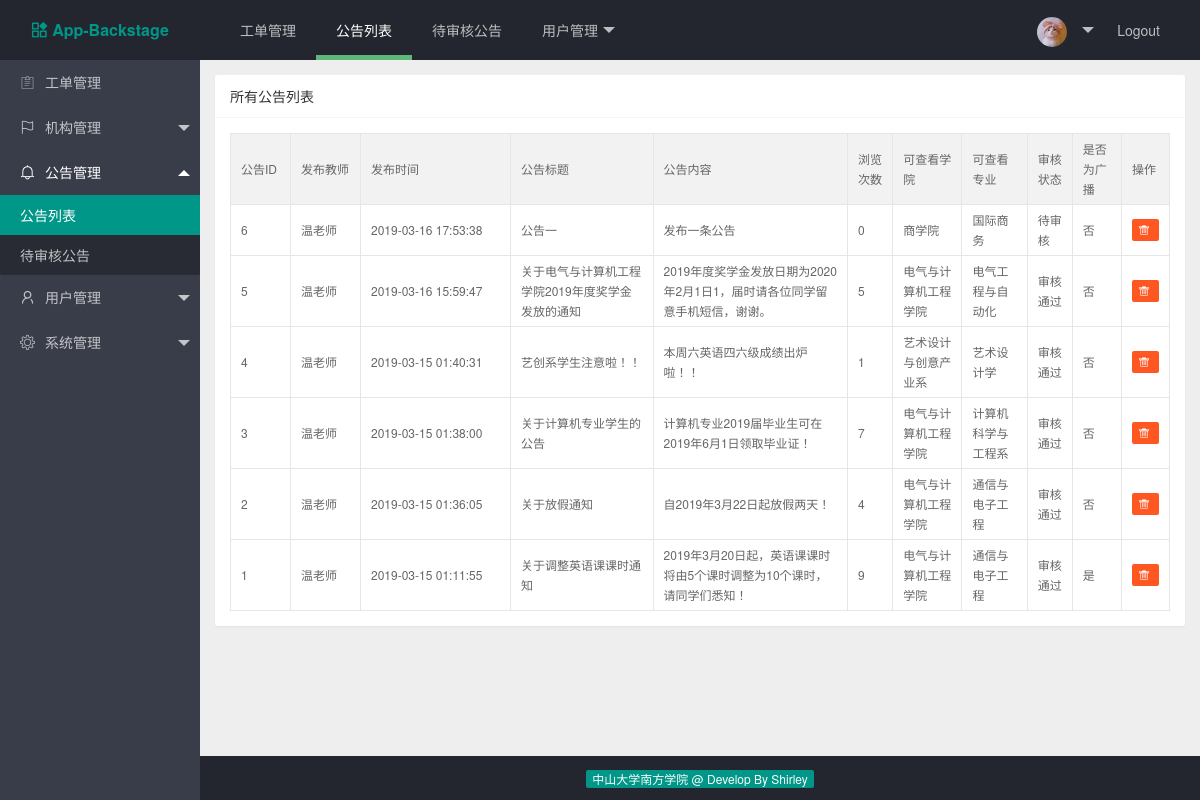
Page /index.php/web/nt_mgt/notice_list on the earlier database version.
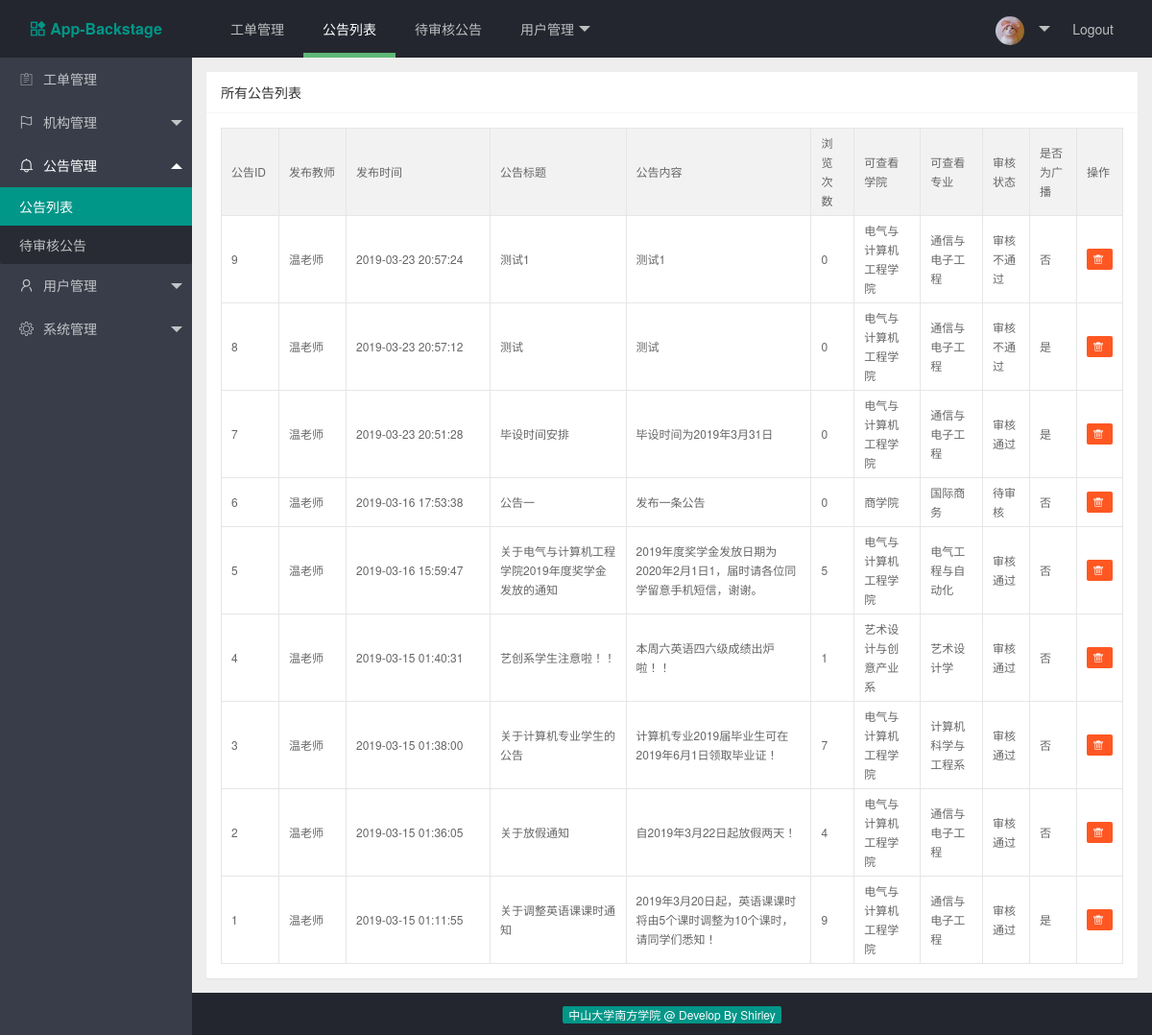
Same page on the later database version.
### tables this page shows
CREATE TABLE IF NOT EXISTS `notice_tb` (
  `notice_id` int(11) NOT NULL AUTO_INCREMENT COMMENT '公告ID',
  `notice_tea_id` int(11) NOT NULL COMMENT '发布公告教师的ID',
  `notice_time` datetime NOT NULL COMMENT '发布公告的时间',
  `notice_title` varchar(200) NOT NULL DEFAULT '0' COMMENT '公告标题',
  `notice_content` text NOT NULL COMMENT '公告内容',
  `notice_read_times` int(11) NOT NULL DEFAULT '0' COMMENT '公告被浏览次数',
  `college_id` int(11) NOT NULL COMMENT '可查看的学院ID',
  `major_id` int(11) NOT NULL COMMENT '可查看的专业ID',
  `notice_pass_review` int(11) NOT NULL COMMENT '是否通过审核',
  `notice_is_all` int(11) DEFAULT NULL COMMENT '是否发送至全校',
  PRIMARY KEY (`notice_id`)
);

CREATE TABLE IF NOT EXISTS `tea_user_tb` (
  `tea_id` bigint(20) NOT NULL AUTO_INCREMENT COMMENT '教师用户ID',
  `role_id` int(11) NOT NULL DEFAULT '0' COMMENT '角色ID',
  `tea_account` varchar(50) NOT NULL DEFAULT '0' COMMENT '工号，为登录账号',
  `tea_password` varchar(50) NOT NULL DEFAULT '0' COMMENT '登录密码',
  `tea_name` varchar(50) NOT NULL DEFAULT '0' COMMENT '教师姓名',
  `tea_spell` varchar(50) NOT NULL DEFAULT '0' COMMENT '姓名拼音',
  `tea_sex` varchar(50) NOT NULL DEFAULT '0' COMMENT '教师性别',
  `college_id` int(11) DEFAULT NULL COMMENT '学院ID',
  `major_id` int(11) DEFAULT NULL COMMENT '专业ID',
  `tea_phone` varchar(50) DEFAULT NULL COMMENT '电话',
  `tea_course` varchar(200) DEFAULT NULL COMMENT '所有教授课程，以逗号分隔',
  `tea_isInstructor` int(2) DEFAULT NULL COMMENT '是否为辅导员',
  PRIMARY KEY (`tea_id`)
);

CREATE TABLE IF NOT EXISTS `college_info_tb` (
  `college_id` int(11) NOT NULL AUTO_INCREMENT COMMENT '学院id',
  `college_name` varchar(200) NOT NULL COMMENT '学院名称',
  `college_icon` varchar(100) NOT NULL COMMENT '学院图标',
  `college_address` varchar(300) NOT NULL COMMENT '学院地址',
  `college_introduction` text NOT NULL COMMENT '学院简介',
  PRIMARY KEY (`college_id`)
);

CREATE TABLE IF NOT EXISTS `major_info_tb` (
  `major_id` int(11) NOT NULL AUTO_INCREMENT COMMENT '专业id',
  `college_id` int(11) NOT NULL COMMENT '所属学院id',
  `major_name` varchar(50) NOT NULL COMMENT '专业名称',
  `major_introduction` varchar(800) NOT NULL COMMENT '专业简介',
  PRIMARY KEY (`major_id`)
);

### application/controllers/web/Notice.php (called while the page is built, shortened)
<?php
class Notice extends CI_Controller {
	public function view($page = 'notice')
	{
		$data['notice_list'] = $this->get_all_notice();
		$this->load->view('common/header');
		$this->load->view('common/navbar');
		$this->load->view('common/sidebar');
		$this->load->view('notice/notice', $data);
		$this->load->view('common/footer');
	}
	public function get_all_notice()
	{
		$this->load->model('web/notice_model');
		$res = $this->notice_model->get_all_notice();
		return $res;
	}
}

### index.php (called while the page is built, shortened)
<?php
require_once BASEPATH.'core/CodeIgniter.php';

### application/models/web/Notice_model.php (called while the page is built, shortened)
<?php
class Notice_model extends CI_Model {
    public static $table_name = 'notice_tb';
    public function get_all_notice()
    {
        $this->db->select('*');
        $this->db->join('college_info_tb','college_info_tb.college_id = notice_tb.college_id');
        $this->db->join('major_info_tb','major_info_tb.major_id = notice_tb.major_id');
        $this->db->join('tea_user_tb','tea_user_tb.tea_id = notice_tb.notice_tea_id');
        $this->db->order_by('notice_time', 'DESC');
        $query_res = $this->db->get(self::$table_name);
        return $query_res->result_array();
    }
}

### application/views/notice/notice.php (the view)
<div class="layui-body layui-bg-gray">
    <div style="padding: 15px;" id="notice_list">
        <div class="layui-card">
            <div class="layui-card-header">
                所有公告列表
            </div>
            <div class="layui-card-body">
                <table class="layui-table" lay-size="sm">
                    <colgroup>
                        <col width="60">
                        <col width="70">
                        <col width="150">
                        <col>
                        <col>
                        <col>
                        <col>
                        <col>
                        <col>
                        <col>
                        <col>
                    </colgroup>
                    <thead>
                        <tr>
                            <th>公告ID</th>
                            <th>发布教师</th>
                            <th>发布时间</th>
                            <th>公告标题</th>
                            <th>公告内容</th>
                            <th>浏览次数</th>
                            <th>可查看学院</th>
                            <th>可查看专业</th>
                            <th>审核状态</th>
                            <th>是否为广播</th>
                            <th>操作</th>
                        </tr>
                    </thead>
                    <tbody>
                        <?php foreach ($notice_list as $notice):?>
                            <tr>
                                <td><?php echo $notice['notice_id'];?></td>
                                <td><?php echo $notice['tea_name'];?></td>
                                <td><?php echo $notice['notice_time'];?></td>
                                <td><?php echo $notice['notice_title'];?></td>
                                <td><?php echo $notice['notice_content'];?></td>
                                <td><?php echo $notice['notice_read_times'];?></td>
                                <td><?php echo $notice['college_name'];?></td>
                                <td><?php echo $notice['major_name'];?></td>
                                <td>
                                    <?php
                                        if ($notice['notice_pass_review'] === '0') {
                                            echo '待审核';
                                        } else if ($notice['notice_pass_review'] === '1') {
                                            echo '审核通过';
                                        } else {
                                            echo '审核不通过';
                                        }
                                    ?>
                                </td>
                                <td><?php echo $notice['notice_is_all'] === '0' ? '否' : '是';?></td>
                                <td>
                                    <a title="点击删除公告" href="<?php echo site_url('web/nt_mgt/delete_notice').'?notice_id='.$notice['notice_id']; ?>"
                                        class="layui-btn layui-btn-danger layui-btn-xs">
                                        <i class="layui-icon">&#xe640;</i>
                                    </a>
                                </td>
                            </tr>
                        <?php endforeach;?>
                    </tbody>
                </table>
            </div>
        </div>
    </div>
</div>

Differences in the rows shown:
added notice_tb: notice_id "9", tea_user_tb.tea_name "温老师", notice_time "2019-03-23 20:57:24", notice_title "测试1", notice_content "测试1", notice_read_times "0", college.college_name "电气与计算机工程学院", major.major_name "通信与电子工程", notice_pass_review "审核不通过", notice_is_all "否"
added notice_tb: notice_id "8", tea_user_tb.tea_name "温老师", notice_time "2019-03-23 20:57:12", notice_title "测试", notice_content "测试", notice_read_times "0", college.college_name "电气与计算机工程学院", major.major_name "通信与电子工程", notice_pass_review "审核不通过", notice_is_all "是"
added notice_tb: notice_id "7", tea_user_tb.tea_name "温老师", notice_time "2019-03-23 20:51:28", notice_title "毕设时间安排", notice_content "毕设时间为2019年3月31日", notice_read_times "0", college.college_name "电气与计算机工程学院", major.major_name "通信与电子工程", notice_pass_review "审核通过", notice_is_all "是"
